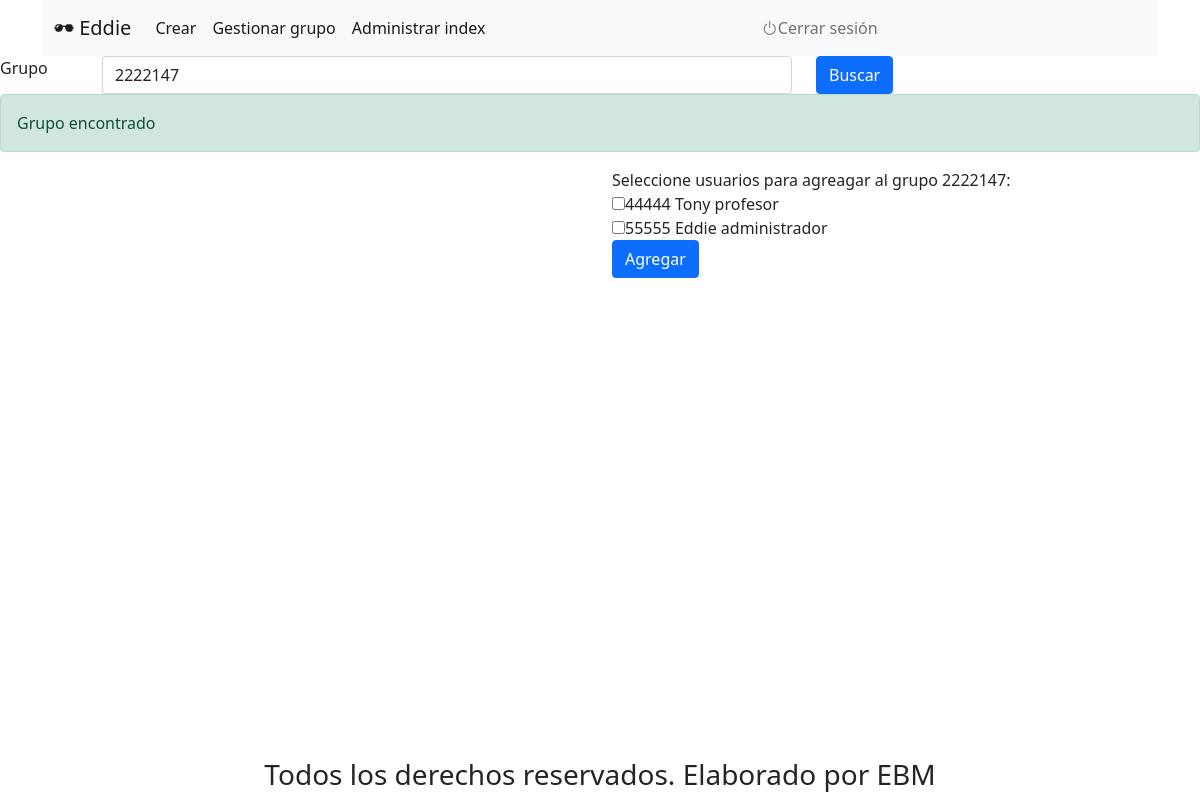
/gestionarGrupo.php?txtGrupo=2222147 (signed in), run on the app's committed database.
### tables this page shows
create table Usuarios(
	cedula varchar(11) primary key, 
    nombre varchar(50), 
    apellido varchar(50), 
    password varchar(32), 
    tipoUsuario int,
    foreign key(tipoUsuario) REFERENCES TipoUsuario(idTipoUsuario)
);

create table TipoUsuario(
	idTipoUsuario int AUTO_INCREMENT primary key,
    descripcion varchar(50)
);

### gestionarGrupo.php (the view, shortened to what this page needs)
<?php
    include "inicio.php";
    if($_SESSION['rolUsuario']!='administrador'):
        header('Location: inicio.php');
    else:
		if(isset($_GET['txtGrupo'])):
			$grupo=$_GET['txtGrupo'];
		else:
			$grupo="";
		endif;
?>
	<form action="gestionarGrupo.php" method="get">
			<div class="row">
				<div class="col-1">
					<label for="txtGrupo" class="form-label">Grupo</label>
				</div>
				<div class="col-7">
					<input value = "<?=$grupo;?>" type="text" name="txtGrupo" class="form-control" id="txtGrupo" aria-describedby="emailHelp" placeholder="Ingrese el número del grupo...">
				</div>
				<div class="col-4">
					<button type="submit" class="btn btn-primary">Buscar</button>
				</div>
			</div>
	</form>
<?php
		if($grupo!=""):
			require_once "conexionBD.php";
			$sql="SELECT * FROM grupos where descripcion=?";
			$datos = $conexion ->prepare($sql);
			$datos->bind_param('s',$grupo);
			$datos->execute() or die("<div class='alert alert-danger' role='alert'>
			Error interno del sistema</div>");
			$datos = $datos->get_result();
			if($fila = $datos->fetch_assoc()):
				$txtDescripcionGrupo= $fila['descripcion'];
				echo "<div class='alert alert-success' role='alert'>
						Grupo encontrado</div>
					";
				$idGrupo = $fila['idGrupo'];
				echo "<div class='row'>
						<div class='col-6'>
						";
				echo "</div>
						<div class='col-6'>
					";
					$sql = "SELECT u.cedula as ced, u.nombre as nom, rg.idGrupo,tu.descripcion as rol
								FROM registrogrupo as rg
							right join usuarios as u on rg.cedula = u.cedula
							join tipousuario as tu on u.tipoUsuario = tu.idTipoUsuario
								where idGrupo is Null";
					$datos = $conexion ->prepare($sql);
					$datos->execute() or die("<div class='alert alert-danger' role='alert'>
					Error interno del sistema</div>");
					echo "<form action='agregarUsuariosGrupo.php' method='post'>
							<input type='hidden' value=$idGrupo name='txtIdGrupo'>
							<input type='hidden' value=$txtDescripcionGrupo name='txtDescripcionGrupo'>
							<label class='heading'>Seleccione usuarios para agreagar al grupo $grupo:</label>
										";
					$datos = $datos->get_result();
					while($fila = $datos->fetch_assoc()):
						echo "<div class='checkbox'>
								<label><input type='checkbox' name='check_lista[]' value='$fila[ced]'>$fila[ced] $fila[nom] $fila[rol]<br></label>
							</div>";
					endwhile;
					echo "
						<button type='submit' class='btn btn-primary' name='enviar'>Agregar</button>
					</form>";
			else:
				echo "<div class='alert alert-warning' role='alert'>
			Grupo no encontrado</div>";
			endif;
		endif;
	endif;
?>

### data on the page
usuarios: cedula "44444", nombre "Tony", tipoUsuario.descripcion "profesor"
usuarios: cedula "55555", nombre "Eddie", tipoUsuario.descripcion "administrador"

### other printed values
$_SESSION[usuario] "Eddie"
$menu "Crear"
$menu "Gestionar grupo"
$menu "Administrar index"
$grupo "2222147"
